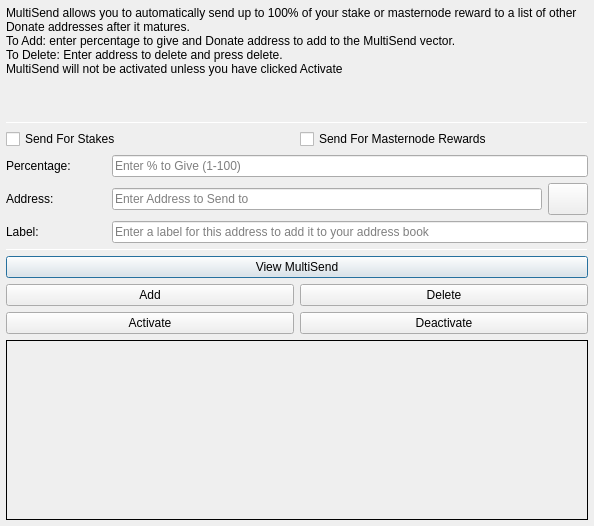
<?xml version="1.0" encoding="UTF-8"?>
<ui version="4.0">
 <class>MultiSendDialog</class>
 <widget class="QDialog" name="MultiSendDialog">
  <property name="windowModality">
   <enum>Qt::NonModal</enum>
  </property>
  <property name="geometry">
   <rect>
    <x>0</x>
    <y>0</y>
    <width>594</width>
    <height>526</height>
   </rect>
  </property>
  <property name="windowTitle">
   <string>MultiSend</string>
  </property>
  <layout class="QVBoxLayout" name="verticalLayout" stretch="0">
   <property name="leftMargin">
    <number>6</number>
   </property>
   <property name="topMargin">
    <number>6</number>
   </property>
   <property name="rightMargin">
    <number>6</number>
   </property>
   <property name="bottomMargin">
    <number>6</number>
   </property>
   <item>
    <layout class="QVBoxLayout" name="verticalLayout_Main" stretch="1,1,1,0,1,1,1">
     <item>
      <widget class="QLabel" name="label_2">
       <property name="lineWidth">
        <number>1</number>
       </property>
       <property name="text">
        <string>MultiSend allows you to automatically send up to 100% of your stake or masternode reward to a list of other Donate addresses after it matures.
To Add: enter percentage to give and Donate address to add to the MultiSend vector.
To Delete: Enter address to delete and press delete.
MultiSend will not be activated unless you have clicked Activate</string>
       </property>
       <property name="alignment">
        <set>Qt::AlignLeading|Qt::AlignLeft|Qt::AlignTop</set>
       </property>
       <property name="wordWrap">
        <bool>true</bool>
       </property>
      </widget>
     </item>
     <item>
      <widget class="Line" name="line">
       <property name="minimumSize">
        <size>
         <width>0</width>
         <height>1</height>
        </size>
       </property>
       <property name="maximumSize">
        <size>
         <width>16777215</width>
         <height>1</height>
        </size>
       </property>
       <property name="orientation">
        <enum>Qt::Horizontal</enum>
       </property>
      </widget>
     </item>
     <item>
      <layout class="QVBoxLayout" name="verticalLayout_Settings">
       <item>
        <layout class="QHBoxLayout" name="horizontalLayout">
         <item>
          <widget class="QCheckBox" name="multiSendStakeCheckBox">
           <property name="text">
            <string>Send For Stakes</string>
           </property>
          </widget>
         </item>
         <item>
          <widget class="QCheckBox" name="multiSendMasternodeCheckBox">
           <property name="text">
            <string>Send For Masternode Rewards</string>
           </property>
          </widget>
         </item>
        </layout>
       </item>
       <item>
        <layout class="QHBoxLayout" name="horizontalLayout_6">
         <item>
          <widget class="QLabel" name="label">
           <property name="minimumSize">
            <size>
             <width>100</width>
             <height>0</height>
            </size>
           </property>
           <property name="toolTip">
            <string>Percentage of stake to send</string>
           </property>
           <property name="text">
            <string>Percentage:</string>
           </property>
          </widget>
         </item>
         <item>
          <widget class="QLineEdit" name="multiSendPercentEdit">
           <property name="toolTip">
            <string>Enter whole numbers 1 - 100</string>
           </property>
           <property name="placeholderText">
            <string>Enter % to Give (1-100)</string>
           </property>
          </widget>
         </item>
        </layout>
       </item>
       <item>
        <layout class="QHBoxLayout" name="horizontalLayout_7">
         <item>
          <widget class="QLabel" name="label_5">
           <property name="minimumSize">
            <size>
             <width>100</width>
             <height>0</height>
            </size>
           </property>
           <property name="toolTip">
            <string>Address to send portion of stake to</string>
           </property>
           <property name="text">
            <string>Address:</string>
           </property>
          </widget>
         </item>
         <item>
          <widget class="QLineEdit" name="multiSendAddressEdit">
           <property name="toolTip">
            <string/>
           </property>
           <property name="placeholderText">
            <string>Enter Address to Send to</string>
           </property>
          </widget>
         </item>
         <item>
          <widget class="QPushButton" name="addressBookButton">
           <property name="maximumSize">
            <size>
             <width>16777215</width>
             <height>32</height>
            </size>
           </property>
           <property name="toolTip">
            <string>Choose an address from the address book</string>
           </property>
           <property name="text">
            <string/>
           </property>
           <property name="icon">
            <iconset resource="../wagerr.qrc">
             <normaloff>:/icons/address-book</normaloff>:/icons/address-book</iconset>
           </property>
           <property name="shortcut">
            <string>Alt+A</string>
           </property>
           <property name="autoDefault">
            <bool>false</bool>
           </property>
          </widget>
         </item>
        </layout>
       </item>
      </layout>
     </item>
     <item>
      <layout class="QHBoxLayout" name="horizontalLayout_3">
       <item>
        <widget class="QLabel" name="label_3">
         <property name="minimumSize">
          <size>
           <width>100</width>
           <height>0</height>
          </size>
         </property>
         <property name="text">
          <string>Label:</string>
         </property>
        </widget>
       </item>
       <item>
        <widget class="QLineEdit" name="labelAddressLabelEdit">
         <property name="placeholderText">
          <string>Enter a label for this address to add it to your address book</string>
         </property>
        </widget>
       </item>
      </layout>
     </item>
     <item>
      <widget class="Line" name="line_2">
       <property name="minimumSize">
        <size>
         <width>0</width>
         <height>1</height>
        </size>
       </property>
       <property name="maximumSize">
        <size>
         <width>16777215</width>
         <height>1</height>
        </size>
       </property>
       <property name="orientation">
        <enum>Qt::Horizontal</enum>
       </property>
      </widget>
     </item>
     <item>
      <layout class="QVBoxLayout" name="verticalLayout_Buttons">
       <item>
        <layout class="QHBoxLayout" name="horizontalLayout_4">
         <item>
          <widget class="QPushButton" name="viewButton">
           <property name="toolTip">
            <string/>
           </property>
           <property name="statusTip">
            <string>View MultiSend Vector</string>
           </property>
           <property name="text">
            <string>View MultiSend</string>
           </property>
          </widget>
         </item>
        </layout>
       </item>
       <item>
        <layout class="QHBoxLayout" name="horizontalLayout_2">
         <item>
          <widget class="QPushButton" name="addButton">
           <property name="toolTip">
            <string/>
           </property>
           <property name="statusTip">
            <string>Add to MultiSend Vector</string>
           </property>
           <property name="text">
            <string>Add</string>
           </property>
          </widget>
         </item>
         <item>
          <widget class="QPushButton" name="deleteButton">
           <property name="toolTip">
            <string/>
           </property>
           <property name="statusTip">
            <string>Delete Address From MultiSend Vector</string>
           </property>
           <property name="text">
            <string>Delete</string>
           </property>
          </widget>
         </item>
        </layout>
       </item>
       <item>
        <layout class="QHBoxLayout" name="horizontalLayout_5">
         <item>
          <widget class="QPushButton" name="activateButton">
           <property name="statusTip">
            <string>Activate MultiSend</string>
           </property>
           <property name="text">
            <string>Activate</string>
           </property>
          </widget>
         </item>
         <item>
          <widget class="QPushButton" name="disableButton">
           <property name="statusTip">
            <string>Deactivate MultiSend</string>
           </property>
           <property name="text">
            <string>Deactivate</string>
           </property>
          </widget>
         </item>
        </layout>
       </item>
      </layout>
     </item>
     <item>
      <widget class="QLabel" name="message">
       <property name="minimumSize">
        <size>
         <width>0</width>
         <height>180</height>
        </size>
       </property>
       <property name="frameShape">
        <enum>QFrame::Panel</enum>
       </property>
       <property name="frameShadow">
        <enum>QFrame::Plain</enum>
       </property>
       <property name="lineWidth">
        <number>1</number>
       </property>
       <property name="midLineWidth">
        <number>1</number>
       </property>
       <property name="text">
        <string/>
       </property>
       <property name="alignment">
        <set>Qt::AlignLeading|Qt::AlignLeft|Qt::AlignTop</set>
       </property>
       <property name="wordWrap">
        <bool>true</bool>
       </property>
      </widget>
     </item>
    </layout>
   </item>
  </layout>
 </widget>
 <resources>
  <include location="../donate.qrc"/>
 </resources>
 <connections/>
</ui>
